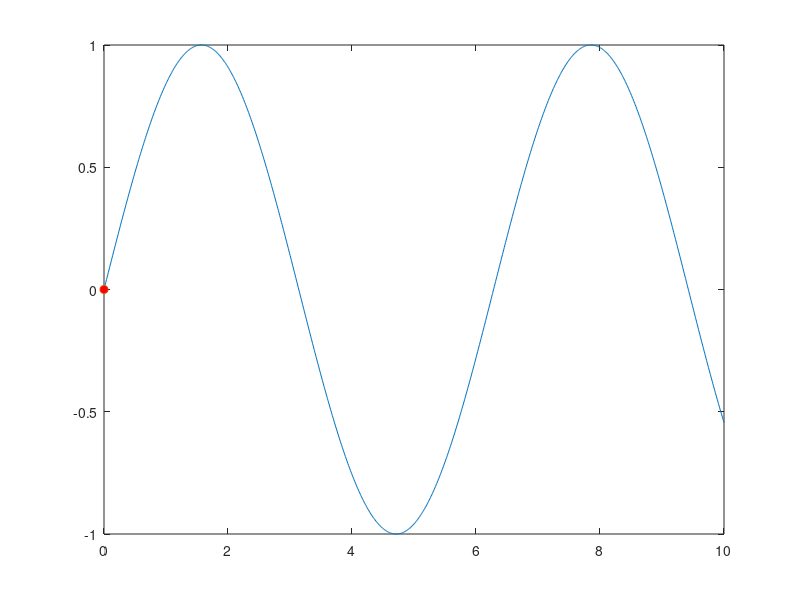

Here is the MATLAB script that generated this plot: (Note: this script raises an error after producing the figure.)
x = linspace(0,10,1000);
y = sin(x);
plot(x,y)
hold on
p = plot(x(1),y(1),'o','MarkerFaceColor','red');
hold off
axis manual

for k = 2:length(x)
    p.XData = x(k);
    p.YData = y(k);
    drawnow
end